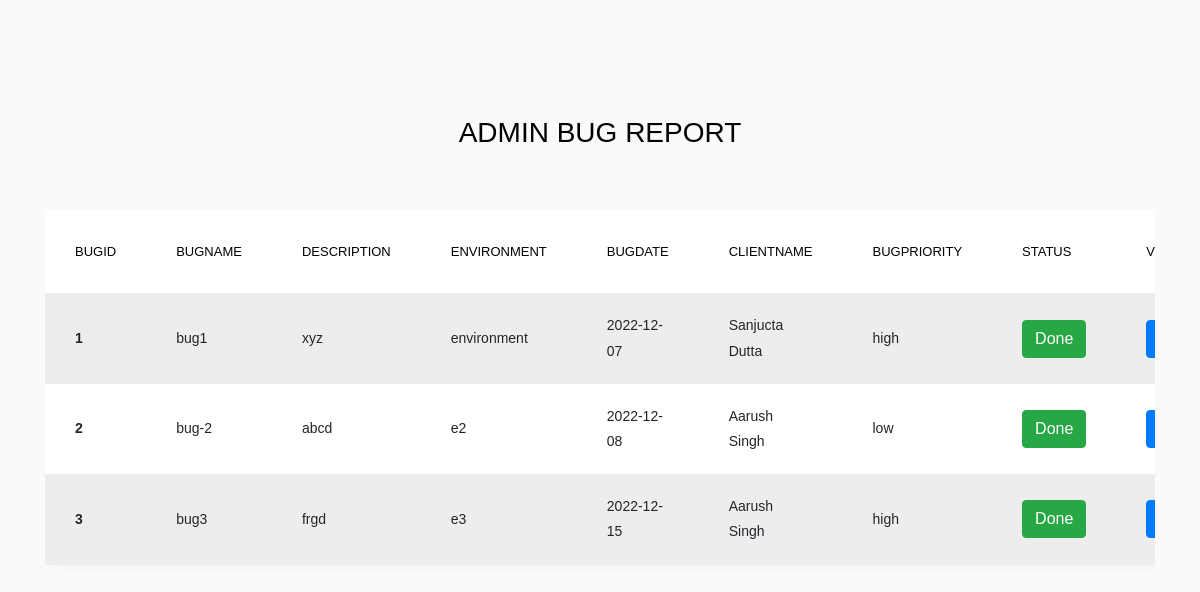
Page /BugReportAdmin on the committed database.
### main.py (models this page shows)
class Bugs(UserMixin,db.Model):
    __tablename__ = "Bugs"
    id = db.Column(db.Integer, primary_key=True)
    BugName = db.Column(db.String(100), unique=True)
    Description = db.Column(db.String(1000))
    Environment= db.Column(db.String(100))
    BugDate = db.Column(db.Integer)
    Client_Name = db.Column(db.String(100))
    BugPriority=db.Column(db.String(100))
    Phone_No = db.Column(db.Integer)
    Email_of_client = db.Column(db.String(1000))
    staff_Name=db.Column(db.String(1000))
    comment = relationship("Comment", back_populates="Parent_Bug")
    Status = db.Column(db.String(100))

### main.py (the view)
@app.route("/BugReportAdmin")
def BugReportAdmin():
    all_bugs = Bugs.query.all()
    return render_template("AdminBugReport.html", Bugs=all_bugs)

### template/AdminBugReport.html (shortened to what this page needs)
<!doctype html>
<html lang="en">
  <head>
	<link rel="stylesheet" href="https://stackpath.bootstrapcdn.com/font-awesome/4.7.0/css/font-awesome.min.css">
	<link rel="stylesheet" href="static/assets4/css/style.css">
	</head>
	<body>
	<section class="ftco-section">
		<div class="container">
			<div class="row justify-content-center">
				<div class="col-md-6 text-center mb-5">
					<h2 class="heading-section"> ADMIN BUG REPORT</h2>
				</div>
			</div>
			<div class="row">
				<div class="col-md-12">
					<div class="table-wrap">
						<table class="table table-striped">
						  <thead>
						    <tr>
							  <th>BugID</th>
						      <th>BugName</th>
						      <th>Description</th>
						      <th>Environment</th>
						      <th>BugDate</th>
						      <th>ClientName</th>
							  <th>BugPriority</th>
						      <th>Status</th>
							  <th>View</th>
						    </tr>
						  </thead>
						  <tbody>
						   {% for bug in Bugs%}
						    <tr>
						      <th scope="row">{{bug.id}}</th>
						      <td>{{bug.BugName}}</td>
						      <td>{{bug.Description}}</td>
						      <td>{{bug.Environment}}</td>
						      <td>{{bug.BugDate}}</td>
							  <td>{{bug.Client_Name}}</td>
							  <td>{{bug.BugPriority}}</td>
                              <td>
								{% if bug.Status=="Done"%}
						          <a href="#" class="btn btn-success">{{bug.Status}}</a>
								{% endif %}
							  </td>
							  <td><a href={{url_for("BugInfoAdmin",TicketNo=bug.id)}} class="btn btn-primary">VIEW</a></td>
						    </tr>
                             {% endfor %}
						  </tbody>
						</table>
					</div>
				</div>
			</div>
		</div>
	</section>
	</body>
</html>

### rows in the picture
Bugs: id "1", BugName "bug1", Description "xyz", Environment "environment", BugDate "2022-12-07", Client_Name "Sanjucta Dutta", BugPriority "high", Status "Done"
Bugs: id "2", BugName "bug-2", Description "abcd", Environment "e2", BugDate "2022-12-08", Client_Name "Aarush Singh", BugPriority "low", Status "Done"
Bugs: id "3", BugName "bug3", Description "frgd", Environment "e3", BugDate "2022-12-15", Client_Name "Aarush Singh", BugPriority "high", Status "Done"
